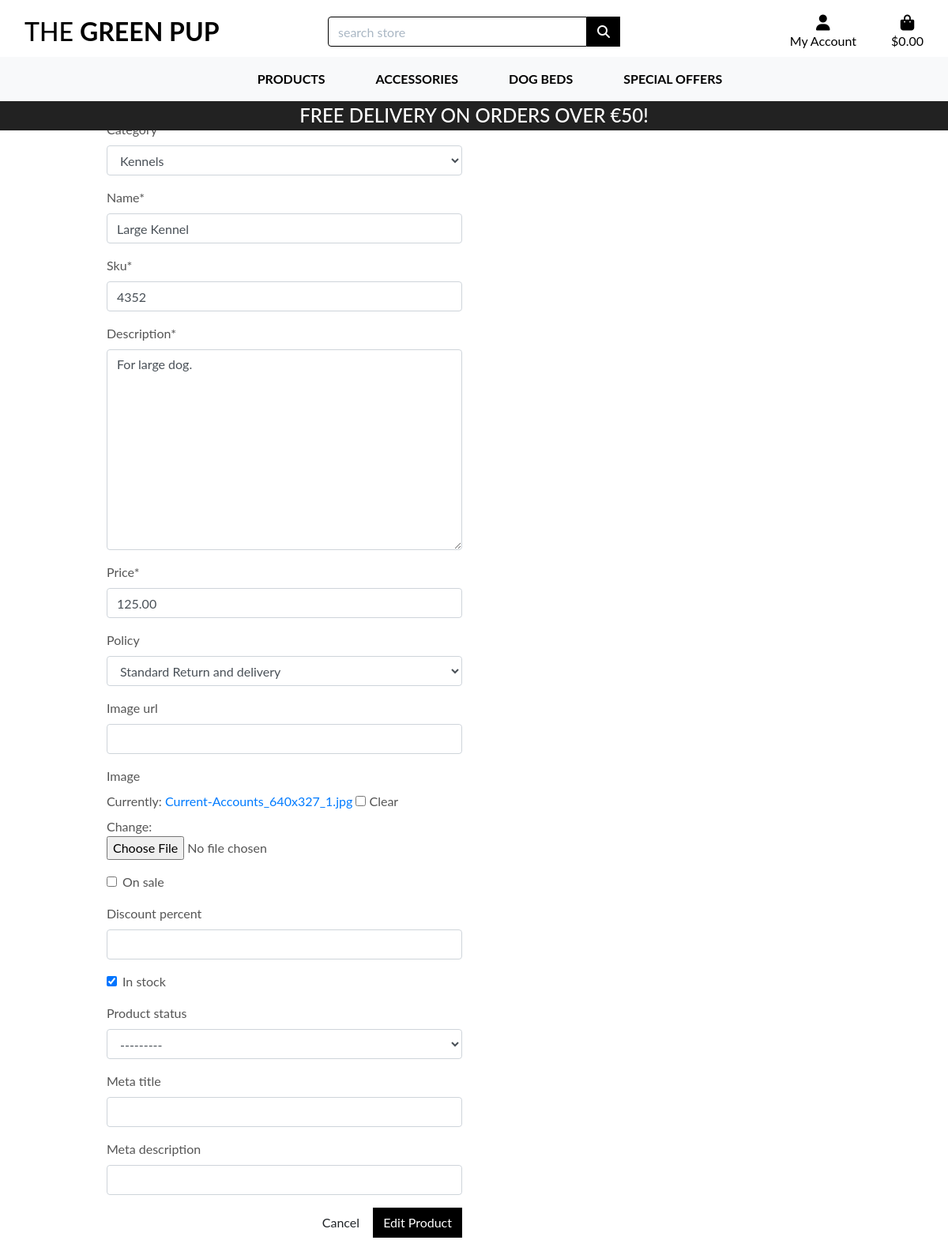
The app's page /products/edit/4/, older data.
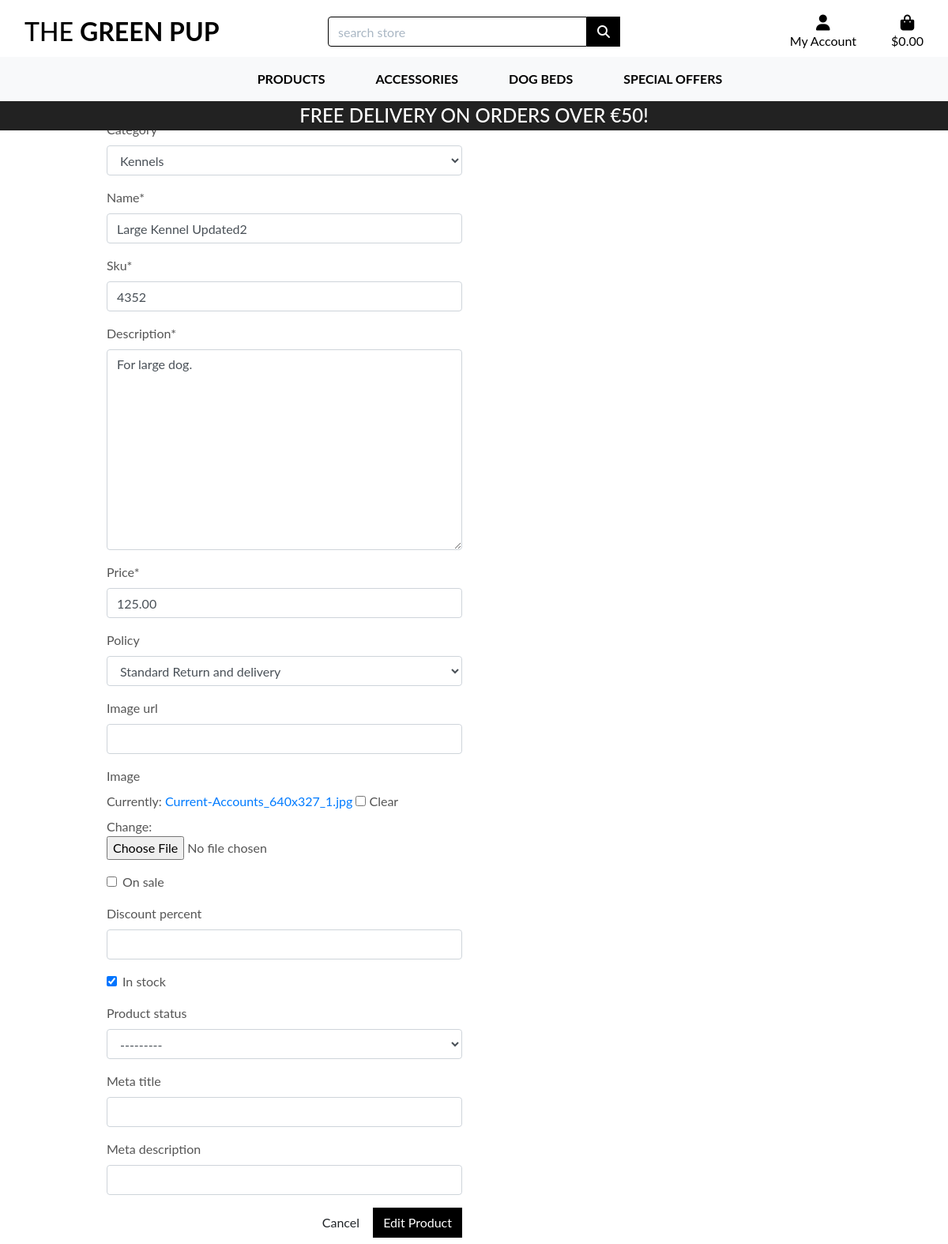
The same page, newer data.
### products/models.py (models this page shows, shortened)
class Category(models.Model):
    name=models.CharField(max_length=200)
    def __str__(self):
        return self.name
    class Meta:
        verbose_name_plural = "Categories"

class Product(models.Model):
    category=models.ForeignKey('Category',blank=True, null=True, on_delete=models.SET_NULL)
    name=models.CharField(max_length=100)
    sku=models.CharField(max_length=150)
    description=models.TextField(max_length=500)
    price=models.DecimalField(max_digits=6,decimal_places=2)
    policy=models.ForeignKey('Policies',blank=True,null=True, on_delete=models.SET_NULL)
    image_url=models.URLField(max_length=1000,null=True,blank=True)
    image=models.ImageField(null=True,blank=True)
    on_sale=models.BooleanField(default=False)
    discount_percent=models.CharField(max_length=10,blank=True,null=True)
    in_stock=models.BooleanField(default=True)
    product_status=models.ForeignKey('ProductStatus',blank=True,null=True, on_delete=models.SET_NULL)
    meta_title=models.CharField(max_length=61,blank=True,null=True)
    meta_description=models.CharField(max_length=61,blank=True,null=True)

### products/views.py (the view)
# urls.py: path('edit/<int:prod_id>/', views.edit_product, name='edit_product'),
def edit_product(request, prod_id):
    selected_product = get_object_or_404(Product, pk=prod_id)
    if request.method == "POST":
        form = ProductForm(request.POST, request.FILES, instance=selected_product)
        if form.is_valid():
            form.save()
            messages.success(request, f'You have successfully edited the product.')
            return redirect(reverse('product-detail', args=[selected_product.id]))
        else:
            messages.error(request, 'Oops an error occured editing the product!')
    else:
        form = ProductForm(instance=selected_product)
    context = {
        'form': form,
        'selected_product': selected_product,
    }
    return render(request,'products/edit_product.html', context)

### products/forms.py
class ProductForm(forms.ModelForm):
    class Meta:
        model = Product
        fields = '__all__'

### bag/contexts.py (called while the page is built, shortened)
def bag_contents(request):
    bag_items = []
    product_quantity = 0
    total = 0
    bag = request.session.get('bag', {})
    if total < settings.FREE_DELIVERY_THRESHOLD:
        delivery = total * Decimal(settings.STANDARD_DELIVERY_PERCENT / 100)
        free_delivery_left = settings.FREE_DELIVERY_THRESHOLD - total
    else:
        delivery = 0
        free_delivery_left = 0
    grand_total = total + delivery
    context = {
        'bag_items': bag_items,
        'total':total,
        'grand_total': grand_total,
        'product_quantity': product_quantity,
        'delivery': delivery,
        'free_delivery_left': free_delivery_left,
        'free_delivery_threshold': settings.FREE_DELIVERY_THRESHOLD,
    }
    return context

### products/models.py (called while the page is built)
    def __str__(self):
        return self.title

    def __str__(self):
        return self.title

### products/templates/products/edit_product.html (shortened to what this page needs)
{% extends "base.html" %}
{% load static %}
{% block content %}
    <div class="overlay"></div>
    <div class="container">
        <div class="row">
            <div class="col-12 col-md-6">
                <h2 class="logo-font mb-4">Product Management</h2>
                <h5 class="text-muted">Edit a Product</h5>
            </div>
        </div>
        <div class="row">
            <div class="col-12 col-md-6">
                <form method="POST" action="{% url 'edit_product' selected_product.id %}" class="form mb-2" enctype="multipart/form-data">
                    {{ form | crispy }}
                    <div class="text-right">
                        <a class="btn btn-outline-black rounded-0" href="{% url 'all-products-list' %}">Cancel</a>
                        <button class="btn btn-black rounded-0" type="submit">Edit Product</button>
                    </div>
                </form>
            </div>
        </div>
    </div>
{% endblock %}

Row changes from the older to the newer data that the page shows:
changed through a linked row, Category: name "Large Kennel" → "Large Kennel Updated2"
